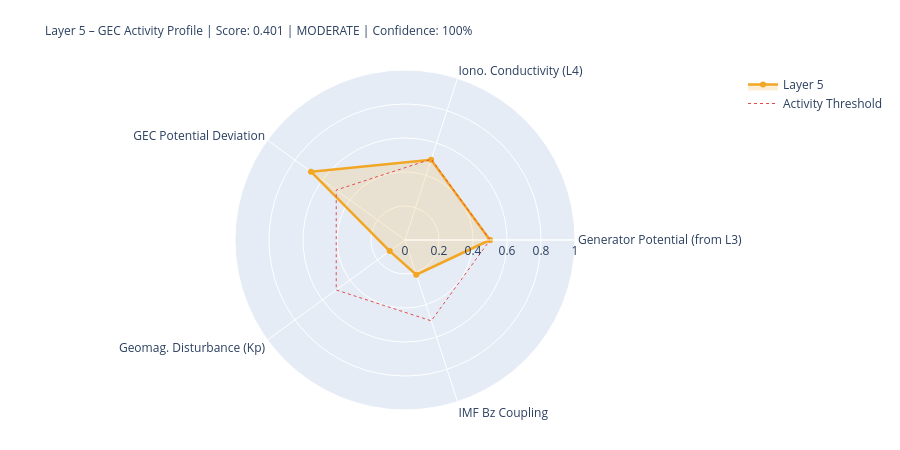

The cell this chart's notebook holds for it:
### Markdown cell above
---
## 5. State Assessment & Handoff to Layer 6

### Code cell
# ============================================================
# LAYER-5-SCORE
# ============================================================

# Components
# 1) Generator activity (Layer-3-driven)
gen_score = norm(generator_strength, 0.3, 2.0)
gen_src   = 'from_layer3' if l3_thunder_score is not None else 'estimated'

# 2) Ionospheric conductivity (Layer-4-driven)
iono_score = norm(iono_cond_factor, 0.7, 1.4)
iono_src   = 'from_layer4' if l4_ioniz is not None else 'estimated'

# 3) GEC potential deviation from reference
pot_score = norm(abs(delta_V_pct), 0, 30)  # 0 = at reference, 1 = 30% deviation
pot_src   = 'derived'

# 4) Geomagnetic disturbance (Kp) – modulates vertical currents
kp_score = norm(kp_val, 0, 9)
kp_src   = 'primary' if kp_now is not None else 'from_layer4'

# 5) IMF Bz coupling (southward = stronger M-I coupling → GEC influence)
bz_score = norm(-(bz_now or 0), -5, 30) if bz_now is not None else None
bz_src   = 'primary' if bz_now is not None else 'missing'

COMPONENTS = {
    'Generator Potential (from L3)':  {'score': gen_score,   'source': 'derived_from_layer3', 'dynamic': True},
    'Iono. Conductivity (L4)':      {'score': iono_score,  'source': iono_src, 'dynamic': True},
    'GEC Potential Deviation':      {'score': pot_score,   'source': pot_src,  'dynamic': True},
    'Geomag. Disturbance (Kp)':         {'score': kp_score,    'source': kp_src,   'dynamic': True},
    'IMF Bz Coupling':               {'score': bz_score,    'source': bz_src,   'dynamic': True},
}

available   = {k: v['score'] for k, v in COMPONENTS.items() if v['score'] is not None}
unavailable = [k for k, v in COMPONENTS.items() if v['score'] is None]
layer5_score = round(sum(available.values()) / len(available), 4) if available else None
confidence   = round(len(available) / len(COMPONENTS), 2)
level = ('unknown' if layer5_score is None
         else 'quiet'   if layer5_score < 0.3
         else 'moderate' if layer5_score < 0.6
         else 'active')
dominant_l5 = max(available, key=available.get) if available else 'none'

# Kp consistency: separate 1-min raw value from score value
kp_1m_raw   = kp_now          # directly from API (can be 0.0 during live measurement)
kp_for_score = kp_val          # from Layer-0 context or estimated value if needed
kp_score_src = kp_src

W = 68
print('=' * W)
print('LAYER 5 – GLOBAL ELECTRIC CIRCUIT – STATE ASSESSMENT')
print('=' * W)
for name, comp in COMPONENTS.items():
    s = comp['score']
    if s is not None:
        bar = '█' * int(s*20) + '░' * (20-int(s*20))
        print(f'  {name:<34} {bar}  {s:.3f}  [{comp["source"]}]')
    else:
        print(f'  {name:<34} {"─"*20}  n/a   [missing]')
print('-' * W)
print(f'  Score:         {layer5_score:.3f}  ({len(available)}/{len(COMPONENTS)} components)')
print(f'  Confidence:    {confidence:.0%}')
print(f'  Level:         {level.upper()}')
print(f'  Dominant:      {dominant_l5}')
print(f'  V_iono:        {V_iono_mod:.1f} kV  (Δ {delta_V_pct:+.1f}% vs. Ref)')
print(f'  I_total:       {I_total_mod:.1f} A   (Δ {delta_I_pct:+.1f}% vs. Ref)')
print('=' * W)

# Radar
cats   = list(available.keys())
vals_r = list(available.values())
if len(cats) >= 3:
    fig = go.Figure()
    fig.add_trace(go.Scatterpolar(
        r=vals_r + [vals_r[0]], theta=cats + [cats[0]],
        fill='toself', fillcolor='rgba(242,166,35,0.18)',
        line=dict(color='#F2A623', width=2.5), name='Layer 5'
    ))
    fig.add_trace(go.Scatterpolar(
        r=[0.5]*(len(cats)+1), theta=cats+[cats[0]],
        line=dict(color='#E24B4A', dash='dot', width=1),
        mode='lines', name='Activity Threshold'
    ))
    fig.update_layout(
        title=dict(
            text=f'Layer 5 – GEC Activity Profile | Score: {layer5_score:.3f} | {level.upper()} | Confidence: {confidence:.0%}',
            font=dict(size=12)
        ),
        polar=dict(radialaxis=dict(visible=True, range=[0,1])),
        height=450, showlegend=True,
        margin=dict(l=80, r=80, t=70, b=40)
    )
    fig.show()

### Figure 1 — Plotly figure (JSON) as saved in the notebook; plotly's stock layout.template omitted (floating-point values rounded to 4 significant figures)
{"data": [{"fill": "toself", "fillcolor": "rgba(242,166,35,0.18)", "line": {"color": "#F2A623", "width": 2.5}, "name": "Layer 5", "r": [0.5, 0.4963, 0.6833, 0.1111, 0.2143, 0.5], "theta": ["Generator Potential (from L3)", "Iono. Conductivity (L4)", "GEC Potential Deviation", "Geomag. Disturbance (Kp)", "IMF Bz Coupling", "Generator Potential (from L3)"], "type": "scatterpolar"}, {"line": {"color": "#E24B4A", "dash": "dot", "width": 1}, "mode": "lines", "name": "Activity Threshold", "r": [0.5, 0.5, 0.5, 0.5, 0.5, 0.5], "theta": ["Generator Potential (from L3)", "Iono. Conductivity (L4)", "GEC Potential Deviation", "Geomag. Disturbance (Kp)", "IMF Bz Coupling", "Generator Potential (from L3)"], "type": "scatterpolar"}], "layout": {"height": 450, "margin": {"b": 40, "l": 80, "r": 80, "t": 70}, "polar": {"radialaxis": {"range": [0, 1], "visible": true}}, "showlegend": true, "title": {"font": {"size": 12}, "text": "Layer 5 – GEC Activity Profile | Score: 0.401 | MODERATE | Confidence: 100%"}}}
